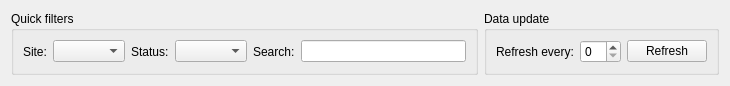
<?xml version="1.0" encoding="UTF-8"?>
<ui version="4.0">
 <class>FilterView</class>
 <widget class="QWidget" name="FilterView">
  <property name="geometry">
   <rect>
    <x>0</x>
    <y>0</y>
    <width>730</width>
    <height>82</height>
   </rect>
  </property>
  <property name="sizePolicy">
   <sizepolicy hsizetype="Preferred" vsizetype="Fixed">
    <horstretch>0</horstretch>
    <verstretch>0</verstretch>
   </sizepolicy>
  </property>
  <property name="maximumSize">
   <size>
    <width>16777215</width>
    <height>16777215</height>
   </size>
  </property>
  <property name="windowTitle">
   <string>Form</string>
  </property>
  <layout class="QHBoxLayout" name="horizontalLayout_3">
   <item>
    <widget class="QGroupBox" name="groupBox">
     <property name="title">
      <string>Quick filters</string>
     </property>
     <layout class="QHBoxLayout" name="horizontalLayout">
      <item>
       <widget class="QLabel" name="label">
        <property name="text">
         <string>Site:</string>
        </property>
       </widget>
      </item>
      <item>
       <widget class="QComboBox" name="comboBox"/>
      </item>
      <item>
       <widget class="QLabel" name="label_2">
        <property name="text">
         <string>Status:</string>
        </property>
       </widget>
      </item>
      <item>
       <widget class="QComboBox" name="comboBox_2"/>
      </item>
      <item>
       <widget class="QLabel" name="label_3">
        <property name="text">
         <string>Search:</string>
        </property>
       </widget>
      </item>
      <item>
       <widget class="QLineEdit" name="lineEdit"/>
      </item>
     </layout>
    </widget>
   </item>
   <item>
    <widget class="QGroupBox" name="groupBox">
     <property name="title">
      <string>Data update</string>
     </property>
     <layout class="QHBoxLayout" name="horizontalLayout_2">
      <item>
       <widget class="QLabel" name="label_4">
        <property name="text">
         <string>Refresh every:</string>
        </property>
       </widget>
      </item>
      <item>
       <widget class="QSpinBox" name="spinBox"/>
      </item>
      <item>
       <widget class="QPushButton" name="pushButton">
        <property name="text">
         <string>Refresh</string>
        </property>
       </widget>
      </item>
     </layout>
    </widget>
   </item>
  </layout>
 </widget>
 <resources/>
 <connections/>
</ui>
